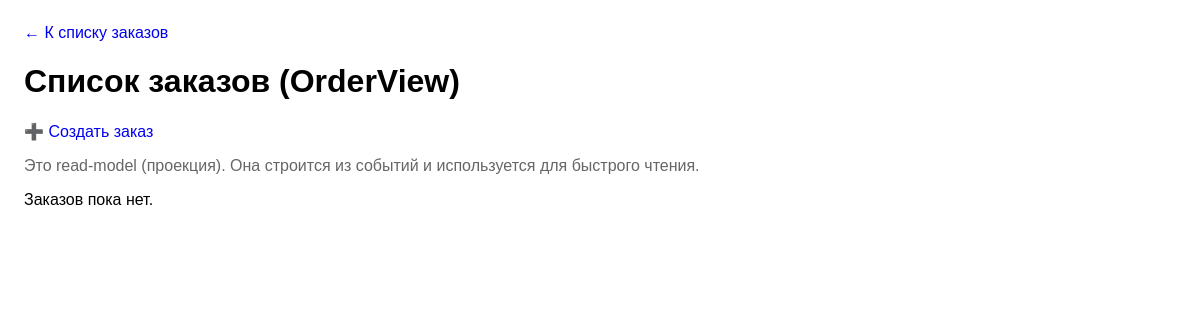
/orders/, run on an earlier commit of the app's database.
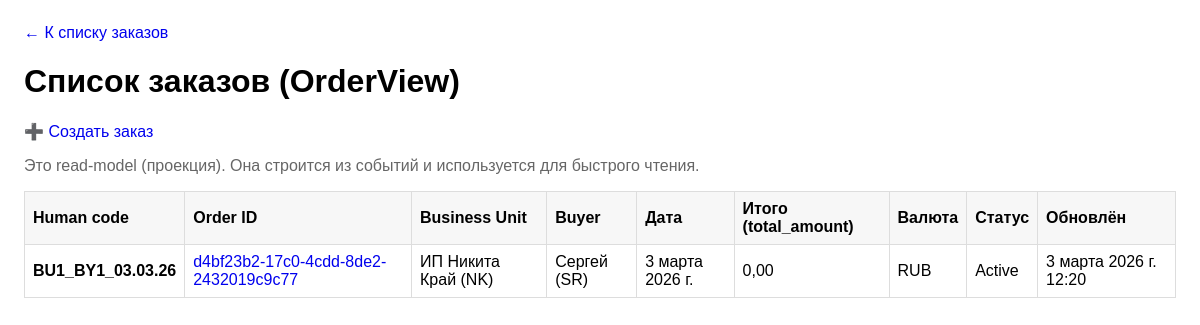
And on a later commit of the database.
### orders/models/order.py (models this page shows, shortened)
class OrderView(models.Model):
    order_id = models.UUIDField(primary_key=True)
    human_code = models.CharField(max_length=255, unique=True, db_index=True)
    business_unit = models.ForeignKey(
        "orders.Partner",
        on_delete=models.PROTECT,
        related_name="orders_as_business_unit_views",  # ✅ уникально
        null=True, blank=True,  # временно для миграций
    )
    buyer = models.ForeignKey(
        "orders.Partner",
        on_delete=models.PROTECT,
        related_name="orders_as_buyer_views",  # ✅ уникально
        null=True, blank=True,
    )
    currency = models.ForeignKey(
        "finance.Currency",
        on_delete=models.PROTECT,
        related_name="order_views",
        null=True,  # временно
        blank=True,  # временно
    )
    date = models.DateField()
    notes = models.TextField(blank=True, null=True)
    buyer_commission_percent = models.DecimalField(max_digits=6, decimal_places=2, null=True, blank=True)
    buyer_commission_amount = models.DecimalField(max_digits=12, decimal_places=2, null=True, blank=True)
    buyer_delivery_cost = models.DecimalField(max_digits=12, decimal_places=2, default=0)
    items_total = models.DecimalField(max_digits=18, decimal_places=2, default=0)
    total_amount = models.DecimalField(max_digits=18, decimal_places=2, default=0)
    status = models.CharField(max_length=30, default="Active")
    created_at = models.DateTimeField(default=timezone.now)
    updated_at = models.DateTimeField(auto_now=True)

### orders/models/partners.py (models this page shows, shortened)
class Partner(models.Model):
    id = models.UUIDField(primary_key=True, default=uuid.uuid4, editable=False)
    class Role(models.TextChoices):
        SUPPLIER = "supplier", "Supplier"
        BUYER = "buyer", "Buyer"
        MANUFACTURER = "manufacturer", "Manufacturer"
        BUSINESS_UNIT = "business_unit", "Business Unit"
    name = models.CharField(max_length=255, unique=True)
    short_code = models.CharField(max_length=3, unique=True)  # 1–3 символа, не пусто
    roles = models.ManyToManyField("PartnerRole", blank=True, related_name="partners")
    inn = models.CharField(max_length=12, blank=True, default="")
    email = models.EmailField(blank=True, default="")
    phone = models.CharField(max_length=32, blank=True, default="")
    address = models.CharField(max_length=300, blank=True, default="")
    note = models.TextField(blank=True, default="")
    is_active = models.BooleanField(default=True)

### finance/models/currency.py (models this page shows, shortened)
class Currency(models.Model):
    code = models.CharField(
        max_length=3,
        primary_key=True,
        help_text="Код валюты ISO 4217 (например: RUB, USD, CNY)",
    )
    name = models.CharField(
        max_length=64,
        help_text="Название валюты (например: Российский рубль)",
    )
    symbol = models.CharField(
        max_length=8,
        blank=True,
        default="",
        help_text="Символ валюты (₽, $, ¥). Не обязателен.",
    )
    is_active = models.BooleanField(
        default=True,
        help_text="Можно ли выбирать эту валюту в новых документах",
    )
    class Meta:
        verbose_name = "Валюта"
        verbose_name_plural = "Валюты"
        indexes = [
            models.Index(fields=["is_active"]),
        ]

### orders/web_views.py (the view)
# urls.py: path("orders/", orders_list_page, name="orders_list_page"),
def orders_list_page(request):
    qs = (
        OrderView.objects
        .all()
        .select_related("business_unit", "buyer", "currency")
        .order_by("-updated_at")
    )
    return render(request, "orders/orders_list.html", {"orders": qs})

### orders/templates/orders/orders_list.html (shortened to what this page needs)
{% extends "orders/base.html" %}
{% block content %}
<h1>Список заказов (OrderView)</h1>
<a href="{% url 'order_create_page' %}">➕ Создать заказ</a>
<p class="muted">
  Это read-model (проекция). Она строится из событий и используется для быстрого чтения.
</p>
{% if orders %}
  <table>
    <thead>
      <tr>
        <th>Human code</th>
        <th>Order ID</th>
        <th>Business Unit</th>
        <th>Buyer</th>
        <th>Дата</th>
        <th>Итого (total_amount)</th>
        <th>Валюта</th>
        <th>Статус</th>
        <th>Обновлён</th>
      </tr>
    </thead>
    <tbody>
      {% for o in orders %}
      <tr>
        <td><b>{{ o.human_code }}</b></td>
        <td>
          <a href="{% url 'order_detail_page' o.order_id %}">
            {{ o.order_id }}
          </a>
        </td>
        <td>{{ o.business_unit.name }} ({{ o.business_unit.short_code }})</td>
        <td>{{ o.buyer.name }} ({{ o.buyer.short_code }})</td>
        <td>{{ o.date }}</td>
        <td>{{ o.total_amount }}</td>
        <td>{{ o.currency.code }}</td>
        <td>{{ o.status }}</td>
        <td>{{ o.updated_at }}</td>
      </tr>
      {% endfor %}
    </tbody>
  </table>
{% else %}
  <p>Заказов пока нет.</p>
{% endif %}
{% endblock %}

### orders/templates/orders/base.html (shortened to what this page needs)
<!doctype html>
<html lang="ru">
<head>
</head>
<body>
  <div style="margin-bottom: 16px;">
    <a href="/orders/">← К списку заказов</a>
  </div>
  {% block content %}{% endblock %}
</body>
</html>

### orders/templates/orders/base.html (style rules this page uses)
body { font-family: sans-serif; margin: 24px; }
a { text-decoration: none; }
table { border-collapse: collapse; width: 100%; margin-top: 12px; }
th, td { border: 1px solid #ddd; padding: 8px; }
th { background: #f7f7f7; text-align: left; }
.muted { color: #666; }

What changed in the data, as far as the page shows it:
added OrderView: human_code "BU1_BY1_03.03.26", order_id "d4bf23b2-17c0-4cdd-8de2-2432019c9c77", business_unit.name "ИП Никита Край", business_unit.short_code "NK", buyer.name "Сергей", buyer.short_code "SR", date "3 марта 2026 г.", total_amount "0,00", currency.code "RUB", status "Active", updated_at "3 марта 2026 г. 12:20"
Also different on the page:
text no longer shown: "Заказов пока нет."
text now shown: "Human code Order ID Business Unit Buyer Дата Итого (total_amount) Валюта Статус Обновлён"
